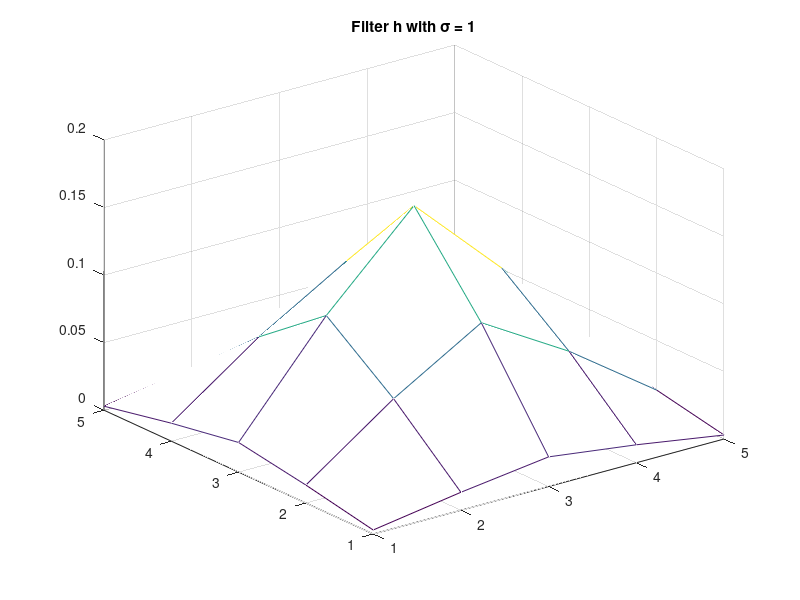
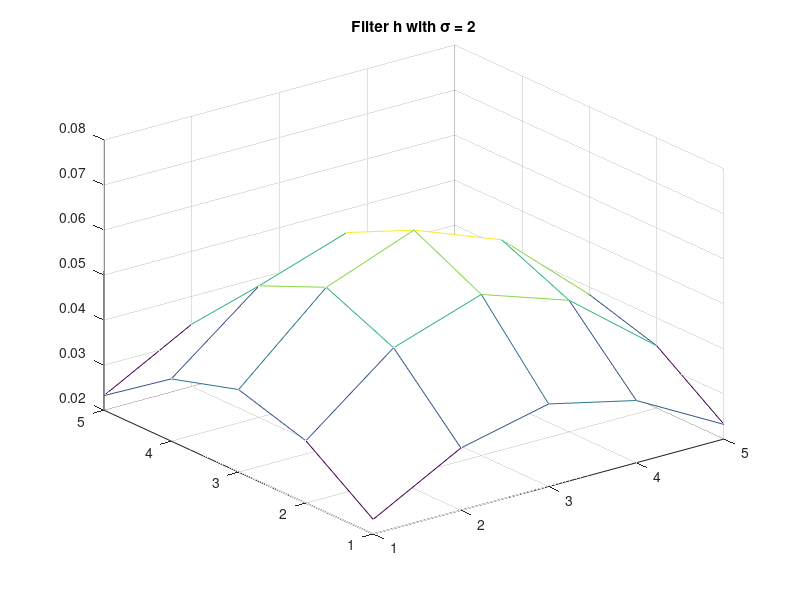

Here is the MATLAB script that generated these plots, in order: (Note: this script raises an error after producing the figures.)
%% 2.3 Linear Spatial Filtering
%% a. Generate filters
% Source: https://www.mathworks.com/matlabcentral/answers/430031-how-to-i-apply-gaussian-filter-on-images-in-matlab
% First filter 
filter_h1 = fspecial('gaussian', [5 5], 1);
% Display first filter as 3D graphs using mesh function
figure;
mesh(filter_h1);
title('Filter h with \sigma = 1');
% Second filter
filter_h2 = fspecial('gaussian', [5 5], 2);
% Display second filter as 3D graphs using mesh function
figure;
mesh(filter_h2);
title('Filter h with \sigma = 2');

%% b. Load and display the image with gaussian noise
P_ntu_gn = imread('ntu-gn.jpg');
figure;
imshow(P_ntu_gn);
title('Original image with gaussian noise');
%% c. Filter the image using the conv2 function, and display the resultant images
%% Filter and display image after first filter is applied to the image
P_ntu_gn_after_filter_h1 = conv2(P_ntu_gn,filter_h1);
figure;
imshow(uint8(P_ntu_gn_after_filter_h1));
title('Image after filter h with \sigma = 1');
figure;
% Based on https://www.mathworks.com/matlabcentral/answers/161457-how-can-i-display-two-images-at-once
imshowpair(P_ntu_gn, uint8(P_ntu_gn_after_filter_h1), 'montage')
title('Comparison of Image before and after filter h with \sigma = 1');
%% Filter and display image after second filter is applied to the image
P_ntu_gn_after_filter_h2 = conv2(P_ntu_gn,filter_h2);
figure;
imshow(uint8(P_ntu_gn_after_filter_h2));
title('Image after filter h with \sigma = 2');
figure;
imshowpair(P_ntu_gn, uint8(P_ntu_gn_after_filter_h1), 'montage')
title('Comparison of Image before and after filter h with \sigma = 2');
%% d. Load and display the image with speckle noise
P_ntu_sp = imread('ntu-sp.jpg');
figure;
imshow(P_ntu_sp);
title('Original image with speckle noise');

%% e. Repeat step (c) to the image with speckle noise
%% Filter and display image after first filter is applied to the image
P_ntu_sp_after_filter_h1 = conv2(P_ntu_sp,filter_h1);
figure;
imshow(uint8(P_ntu_sp_after_filter_h1));
title('Image after filter h with \sigma = 1');
figure;
imshowpair(P_ntu_sp, uint8(P_ntu_sp_after_filter_h1), 'montage')
title('Comparison of Image before and after filter h with \sigma = 1');
%% Filter and display image after second filter is applied to the image
P_ntu_sp_after_filter_h2 = conv2(P_ntu_sp,filter_h2);
figure;
imshow(uint8(P_ntu_sp_after_filter_h2));
title('Image after filter h with \sigma = 2');
figure;
imshowpair(P_ntu_sp, uint8(P_ntu_sp_after_filter_h2), 'montage')
title('Comparison of Image before and after filter h with \sigma = 2');
